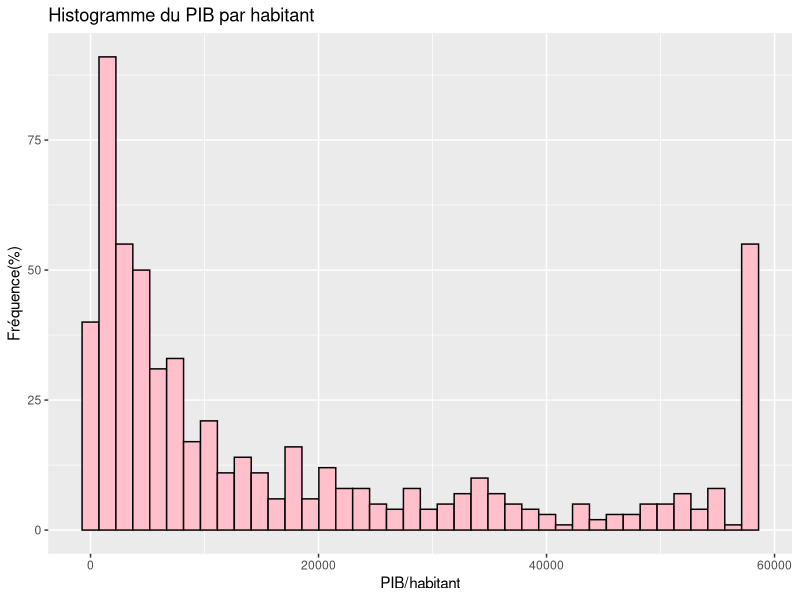
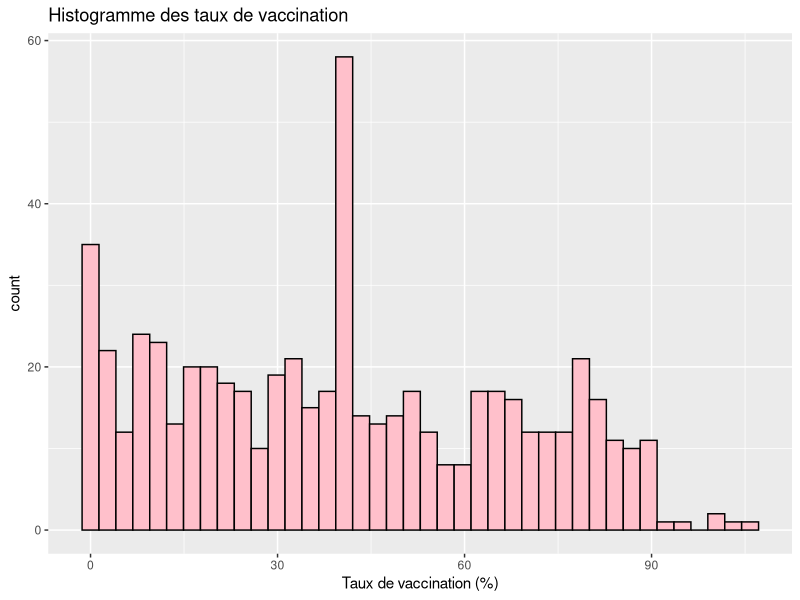
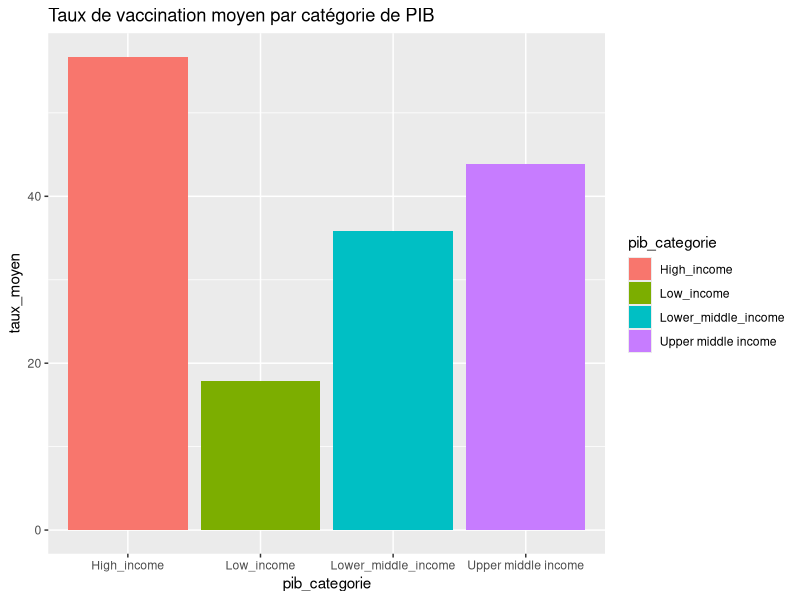

Source code (R) for these figures, in order:
library(readr)      # pour lire les fichiers CSV
library(dplyr)      # pour manipuler les données
library(ggplot2)    # pour les visualisations

data <- read.csv("../data/processed/merged_data.csv") 

View(data)
glimpse(data)#afficher la structure du dataset
summary(data)#resumé statistique par colonne

#identification des variables importantes
#(gdp_per_capita_usd) qui est le PIB par habitant
#(peoplefullyvaccinatedperhundred) qui est le taux de vaccination 
#et income pour différencier les pays riche des pays pauvres
#Vérification de valeurs manquantes
sum(is.na(data$gdp_per_capita_usd))
sum(is.na(data$peoplevaccinatedperhundred))

#Examination de la distribution du PIB par habitant
summary(data$gdp_per_capita_usd)
# Histogramme
ggplot(data, aes(x =gdp_per_capita_usd )) +
  geom_histogram(bins = 40, fill = "pink", color = "black") +
  labs(title = "Histogramme du PIB par habitant", x = "PIB/habitant", y = "Fréquence(%)")

#Examination du taux de vacination 
summary(data$peoplefullyvaccinatedperhundred)
# Histogramme
ggplot(data, aes(x =peoplefullyvaccinatedperhundred)) +
  geom_histogram(bins = 40, fill = "pink", color = "black") +
  labs(title = "Histogramme des taux de vaccination", x = "Taux de vaccination (%)")

#Catégorisation des pays selon le PIB
data <- data %>%
  mutate(
    pib_categorie = case_when(
      gdp_per_capita_usd < 1086 ~ "Low_income",
      gdp_per_capita_usd < 4255 ~ "Lower_middle_income",
      gdp_per_capita_usd < 13205 ~ "Upper middle income",
      TRUE ~ "High_income"
    )
  )
data %>%
  group_by(pib_categorie) %>%
  summarise(
    nmb_pays = n(),
    pib_moyen = mean(gdp_per_capita_usd, na.rm = TRUE),
    taux_vacc_moyen = mean(peoplevaccinatedperhundred, na.rm = TRUE),
    taux_vacc_median = median(peoplevaccinatedperhundred, na.rm = TRUE),
    .groups = 'drop'
  )

# Tableau croisé
table(data$pib_categorie)

data %>%
  group_by(pib_categorie) %>%
  summarise(taux_moyen = mean(peoplevaccinatedperhundred, na.rm = TRUE)) %>%
  ggplot(aes(x = pib_categorie, y = taux_moyen, fill = pib_categorie)) +
  geom_col() +
  labs(title = "Taux de vaccination moyen par catégorie de PIB")



